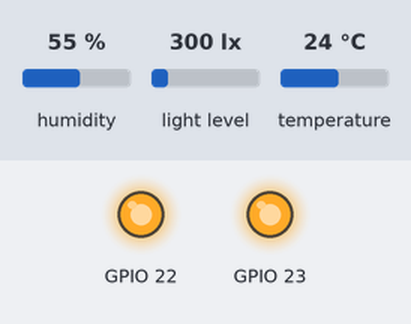
This sketch was run on a simulated ESP32. Parts: output pins drawn as LEDs (lit = HIGH). The inputs (shaded band) are chosen by the test bench; at power-on: humidity 55 %, light level 300 lx, temperature 24 °C. What the sketch prints to the serial monitor is not drawn.

Above: at 1.7 s.
At 6.12 s:
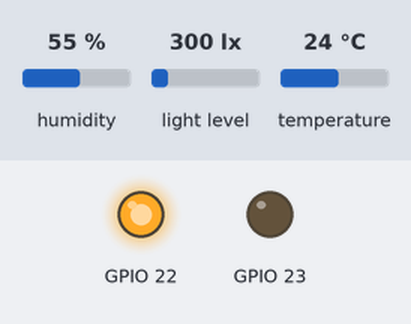
Timing chart, 0 to 7.4 s (numbered marks = the images above):
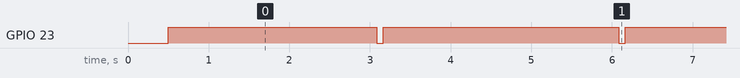

Measured:
- by itself, GPIO 23: alternates HIGH for 2.9 s and LOW for 0.08 s

The sketch:

BrainBoard_Remote_v0.4.ino
```cpp
/*
 * BrainBoard_Remote_v0.4.ino
 *
 * Automato Brain Board V2.0 — Remote Sensor Node (Board 2)
 *
 * Changelog:
 *   v0.1 — Initial single-board sensor web dashboard (Host only)
 *   v0.2 — Added two-board ESP-NOW LR support; this Remote sketch created
 *   v0.3 — Fixed ESP-NOW send callback signature for ESP-IDF v5.5+
 *           (wifi_tx_info_t* replaces uint8_t* mac in send cb)
 *   v0.4 — Matched Host v0.4 LR fix: enable LR on AP interface only,
 *           keep STA in normal mode for router compatibility
 *
 * This board is powered only (no WiFi router needed).
 * It reads its onboard SHTC3 + TSL2591 sensors and
 * broadcasts the data via ESP-NOW in LR mode to Board 1 (the host).
 *
 * Required libraries:
 *   - Adafruit SHTC3 Library   (search "Adafruit SHTC3")
 *   - Adafruit TSL2591         (search "Adafruit TSL2591")
 *   - Adafruit BusIO           (install when prompted)
 *   - Adafruit Unified Sensor  (install when prompted)
 *
 * BEFORE FLASHING:
 *   1. Flash BrainBoard_Host_(v0.0).ino to Board 1 first.
 *   2. Open Serial Monitor on Board 1 and note its MAC address
 *      printed at startup (format: AA:BB:CC:DD:EE:FF).
 *   3. Paste that MAC address into HOST_MAC_ADDRESS below.
 *   4. Flash this sketch to Board 2.
 */

#include <WiFi.h>
#include <esp_now.h>
#include <esp_wifi.h>
#include <Wire.h>
#include "Adafruit_SHTC3.h"
#include <Adafruit_TSL2591.h>

// ─────────────────────────────────────────────
// MAC address of Board 1 (the host)
// Replace with the actual MAC printed by Board 1 at startup
// ─────────────────────────────────────────────
uint8_t HOST_MAC_ADDRESS[] = {0xAA, 0xBB, 0xCC, 0xDD, 0xEE, 0xFF};

// How often to send sensor data (milliseconds)
#define SEND_INTERVAL_MS 3000

// ─────────────────────────────────────────────
// Shared data structure — must be identical on both boards
// ─────────────────────────────────────────────
typedef struct {
  float    tempC;
  float    tempF;
  float    humidity;
  float    lux;
  uint16_t visible;
  uint16_t infrared;
  bool     shtcOk;
  bool     tslOk;
  uint32_t uptime;        // seconds
} SensorPayload;

// ─────────────────────────────────────────────
// Hardware
// ─────────────────────────────────────────────
Adafruit_SHTC3   shtc3;
Adafruit_TSL2591 tsl(2591);
SensorPayload    payload;

bool shtcReady = false;
bool tslReady  = false;

// ─────────────────────────────────────────────
// ESP-NOW send callback
// ESP-IDF v5.5+ changed the first arg to wifi_tx_info_t*
// ─────────────────────────────────────────────
void onDataSent(const wifi_tx_info_t* info, esp_now_send_status_t status) {
  if (status == ESP_NOW_SEND_SUCCESS) {
    digitalWrite(23, LOW); delay(80); digitalWrite(23, HIGH); // quick blue blink = sent OK
    Serial.println("Sent OK");
  } else {
    digitalWrite(22, LOW); delay(80); digitalWrite(22, HIGH); // quick red blink = fail
    Serial.println("Send FAILED — is Board 1 in range and powered on?");
  }
}

// ─────────────────────────────────────────────
// Read sensors into payload struct
// ─────────────────────────────────────────────
void readSensors() {
  // SHTC3
  sensors_event_t hum_evt, temp_evt;
  shtc3.getEvent(&hum_evt, &temp_evt);
  if (!isnan(temp_evt.temperature)) {
    payload.tempC    = temp_evt.temperature;
    payload.tempF    = payload.tempC * 9.0 / 5.0 + 32.0;
    payload.humidity = hum_evt.relative_humidity;
    payload.shtcOk   = true;
  } else {
    payload.shtcOk = false;
  }

  // TSL2591
  if (tslReady) {
    uint32_t lum    = tsl.getFullLuminosity();
    payload.infrared = lum >> 16;
    payload.visible  = lum & 0xFFFF;
    float lux        = tsl.calculateLux(payload.visible, payload.infrared);
    payload.lux      = (lux < 0) ? 0 : lux;
    payload.tslOk    = true;
  } else {
    payload.tslOk = false;
  }

  payload.uptime = millis() / 1000;
}

// ─────────────────────────────────────────────
// Setup
// ─────────────────────────────────────────────
void setup() {
  Serial.begin(115200);
  delay(500);

  pinMode(22, OUTPUT); digitalWrite(22, HIGH); // Red LED off
  pinMode(23, OUTPUT); digitalWrite(23, HIGH); // Blue LED on = running

  Serial.println("\n=== Brain Board Remote Sensor Node (Board 2) ===");

  // ── I2C & Sensors ────────────────────────
  Wire.begin(SDA, SCL); // IO6, IO7

  Serial.print("SHTC3... ");
  if (shtc3.begin()) {
    shtcReady = true;
    Serial.println("OK");
  } else {
    Serial.println("FAILED");
  }

  Serial.print("TSL2591... ");
  if (tsl.begin()) {
    tsl.setGain(TSL2591_GAIN_MED);
    tsl.setTiming(TSL2591_INTEGRATIONTIME_300MS);
    tslReady = true;
    Serial.println("OK");
  } else {
    Serial.println("FAILED");
  }

  // ── WiFi in AP+STA mode (required for ESP-NOW) ───
  // LR is enabled on AP interface only — setting it on STA can cause
  // issues with peer discovery. Board 2 has no router to connect to,
  // but keeping STA in normal mode ensures ESP-NOW peer resolution works.
  WiFi.mode(WIFI_AP_STA);
  esp_wifi_set_protocol(WIFI_IF_AP, WIFI_PROTOCOL_LR);

  Serial.print("My MAC address (Board 2): ");
  Serial.println(WiFi.macAddress());

  Serial.print("Targeting Board 1 MAC: ");
  for (int i = 0; i < 6; i++) {
    Serial.printf("%02X", HOST_MAC_ADDRESS[i]);
    if (i < 5) Serial.print(":");
  }
  Serial.println();

  // ── Init ESP-NOW ─────────────────────────
  if (esp_now_init() != ESP_OK) {
    Serial.println("ESP-NOW init FAILED. Halting.");
    while (true) { digitalWrite(22, LOW); delay(200); digitalWrite(22, HIGH); delay(200); }
  }

  esp_now_register_send_cb(onDataSent);

  // ── Register Board 1 as peer ─────────────
  esp_now_peer_info_t peer = {};
  memcpy(peer.peer_addr, HOST_MAC_ADDRESS, 6);
  peer.channel = 0;
  peer.encrypt = false;

  if (esp_now_add_peer(&peer) != ESP_OK) {
    Serial.println("Failed to add peer. Check HOST_MAC_ADDRESS.");
  } else {
    Serial.println("Peer (Board 1) registered.");
  }

  Serial.printf("Sending sensor data every %d ms.\n", SEND_INTERVAL_MS);
}

// ─────────────────────────────────────────────
// Loop
// ─────────────────────────────────────────────
void loop() {
  static unsigned long lastSend = 0;
  unsigned long now = millis();

  if (now - lastSend >= SEND_INTERVAL_MS) {
    lastSend = now;
    readSensors();

    Serial.printf("Sending → Temp: %.1f°C  Hum: %.1f%%  Lux: %.1f\n",
                  payload.tempC, payload.humidity, payload.lux);

    esp_err_t result = esp_now_send(HOST_MAC_ADDRESS,
                                    (uint8_t*)&payload,
                                    sizeof(payload));
    if (result != ESP_OK) {
      Serial.printf("esp_now_send error: %d\n", result);
    }
  }
}
```
